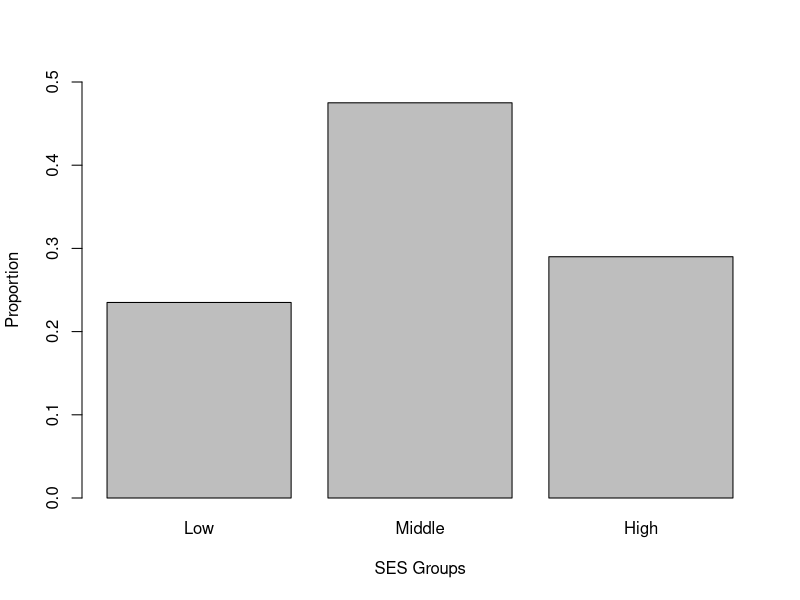
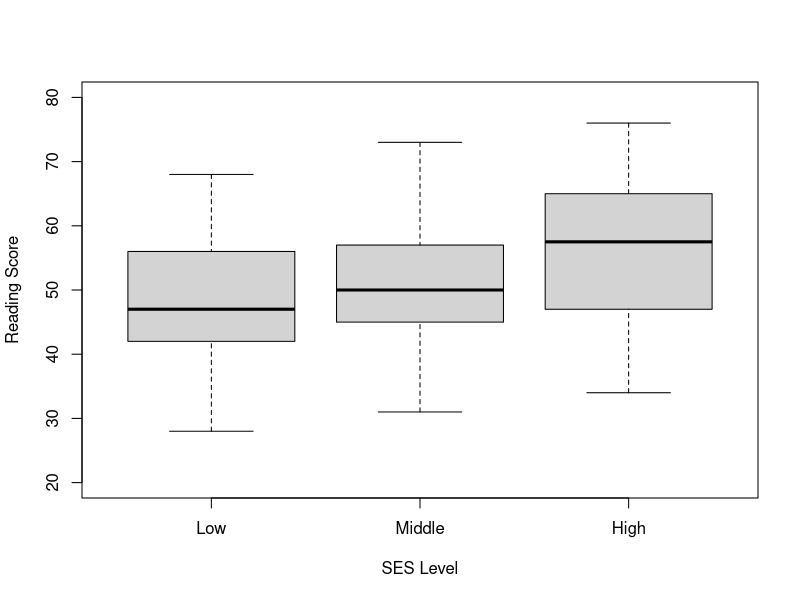
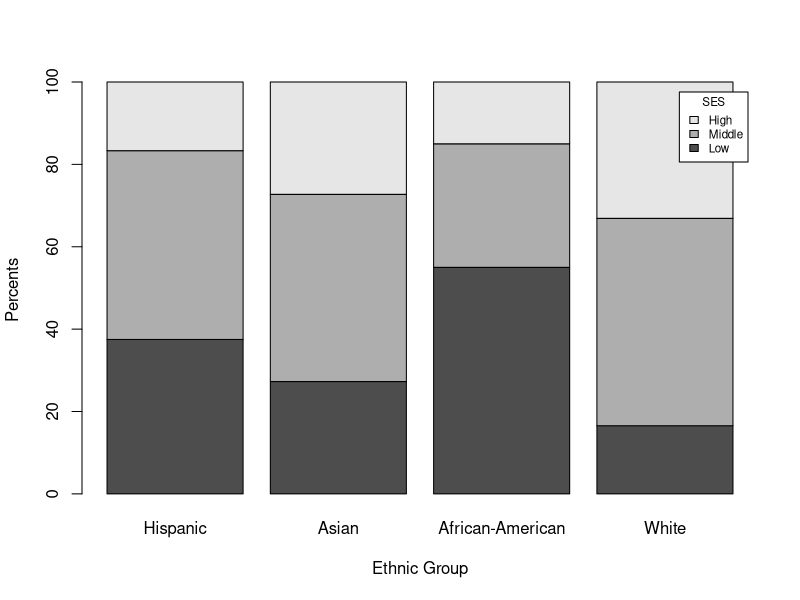

Write the R code that produced these figures, in order.
## ---- chunk 1

# The "here" library will let me read the data from an individual folder.

library(here)

# I read the data and put it in an object called "students".

students <- read.csv(here("Data", "hsb2.csv"), header = TRUE, sep = ",")

# SES and race are categorical variables, what we call "factors," so I need to
# set them as factors.

students$ses <- factor(students$ses,
                       labels = c("Low", "Middle", "High"))

students$race <- factor(students$race,
                        labels = c("Hispanic", "Asian", "African-American",
                                   "White"))

## ---- chunk 2

# I calculated the frequencies of students in SES categories.

ses.counts <- table(students$ses)

# I calculated the proportions of students in SES categories.

ses.props <- prop.table(ses.counts)

# I constructed a bar graph using these proportions.

barplot(ses.props,
        xlab = "SES Groups",
        ylab = "Proportion", ylim = c(0, 0.5))

## ---- chunk 3

# I put the frequencies and proportions in a table, but there are only a few
# of these so I put those in a narrative instead of showing the table.

cbind(ses.counts, ses.props)

## ---- chunk 4

# This command creates side-by-side boxplots.

boxplot(students$read ~ students$ses,
        ylim = c(20, 80),
        xlab = "SES Level",
        ylab = "Reading Score")

## ---- chunk 5

# I calculated descriptive statistics for reading scores of SES groups.

Mean <- tapply(students$read, students$ses, mean)
SD <- tapply(students$read, students$ses, sd)
Min <- tapply(students$read, students$ses, min)
Q1 <- tapply(students$read, students$ses, quantile, p = 0.25)
Med <-  tapply(students$read, students$ses, median)
Q3 <- tapply(students$read, students$ses, quantile, p = 0.75)
Max <- tapply(students$read, students$ses, max)

# I then created a "column bind" to put these in a table. The "round" function
# eliminates the decimal points to provide numbers easier to read and remember.

round(cbind(Mean, SD, Min, Q1, Med, Q3, Max))

## ---- chunk 6

# This constructs a two-way table of frequencies.

ses.race.counts = table(students$ses, students$race)

# This constructs conditional percentages (conditioned on ethnic group) of
# SES categories.

ses.race.percents = 100*prop.table(ses.race.counts, 2)

# This provides a stacked bar graph.

barplot(ses.race.percents,
        xlab = "Ethnic Group",
        ylab = "Percents",
        legend = c("Low", "Middle", "High"),
        args.legend = list(title = "SES", cex = .7))

## ---- chunk 7

# This provides percents. The "round" function eliminates decimal points to
# make the numbers easier to read and remember.

round(ses.race.percents)

